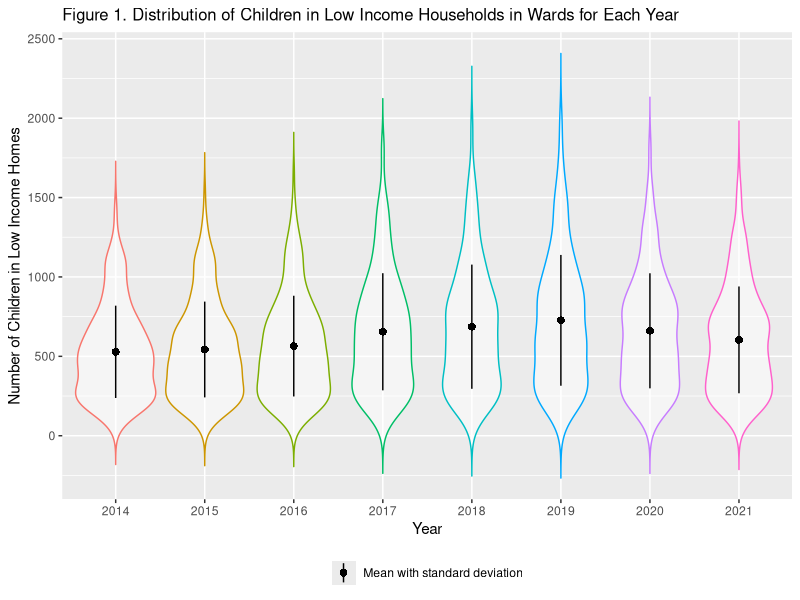
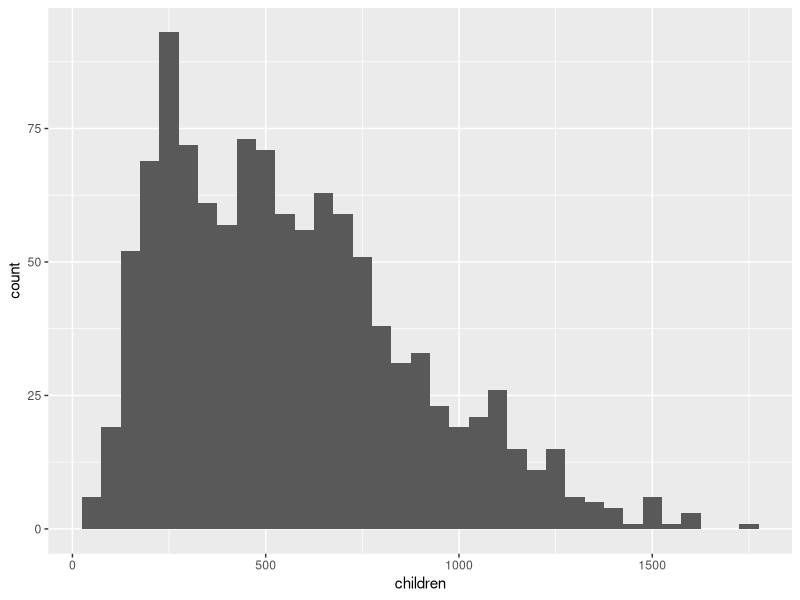
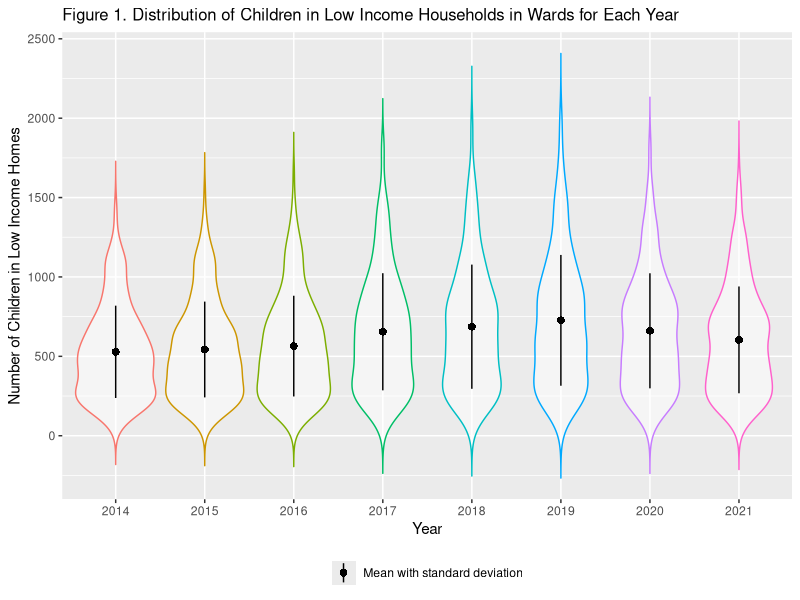

R code for these plots, in order:
## ---- chunk 1
library(tidyverse)
library(lubridate)
library(emmeans)
library(gridExtra)
options(width=100)
## ---- chunk 2
# Read the data of children in low income homes provided in csv format
children_low_income <- read_csv('children_low_income_data.csv')

# Group the data of children in low income homes by borough across all years and summarize them by showing average, standard deviation, minimum numbers, and maximum numbers
(children_low_income_by_borough <- children_low_income %>%
  group_by(Borough) %>%
  summarise(
    Average=floor(mean(children, na.rm=TRUE)),
    Standard_Deviation=floor(sd(children, na.rm=TRUE)),
    Minimum=min(children, na.rm=TRUE),
    Maximum=max(children, na.rm=TRUE)
    ) %>%
   knitr::kable(caption = "Table 1. Children in Low Income Households by Borough", align = "lcccc")
 )
## ---- chunk 3
# Filter and exclude the boroughs with unusual numbers
children_low_income_new <- children_low_income %>%
  group_by(year) %>%
  filter(!(Borough%in%c("City of London", "Kensington and Chelsea", "Kingston upon Thames", "Richmond upon Thames", "Westminster")))
## ---- chunk 4
# Check the type of data and find missing values in "children" column
str(children_low_income_new) 
summary(children_low_income_new)
## ---- chunk 5
# Change the "year" column to factor before creating distribution plot
children_low_income_new$year <- as.factor(children_low_income_new$year)
## ---- chunk 6
# Make the distribution plot for number of children in low income homes across all years using violin plot
ggplot(children_low_income_new, aes(x=year, y=children, fill=children)) +
  geom_violin(trim=FALSE, alpha = 0.5, aes(color=year)) +
  stat_summary(fun.data=mean_sdl, fun.args = list(mult=1), color="black", aes(shape="Mean with standard deviation")) +
  labs(x="Year", y="Number of Children in Low Income Homes", title = "Figure 1. Distribution of Children in Low Income Households in Wards for Each Year") +
  guides(col="none") + 
  theme(legend.position="bottom", legend.title=element_blank(), plot.title = element_text(size = 12))
## ---- chunk 7
# Filter the dataset to include only data in year 2014 and 2021
children_low_income_for_ttest <- filter(children_low_income_new, (year%in%c("2014","2021")))
## ---- chunk 8
# Use histogram to see if the distribution of the data is normal
ggplot(children_low_income_for_ttest) + geom_histogram(aes(children), binwidth=50)
## ---- chunk 9
# Perform t-test for data across all years
t.test(children~year, data=children_low_income_for_ttest)

# Conduct estimation approach
m_children_low_income_by_year <- lm(children~year, data=children_low_income_for_ttest)
m_children_low_income_by_year_emm <- emmeans(m_children_low_income_by_year, ~year)
m_children_low_income_by_year_contrast <- confint(pairs(m_children_low_income_by_year_emm))
m_children_low_income_by_year_contrast
## ---- chunk 10
(children_low_income_by_borough <- children_low_income %>%
  group_by(Borough) %>%
  summarise(
    Average=floor(mean(children, na.rm=TRUE)),
    Standard_Deviation=floor(sd(children, na.rm=TRUE)),
    Minimum=min(children, na.rm=TRUE),
    Maximum=max(children, na.rm=TRUE)
    ) %>%
   knitr::kable(caption = "Table 1. Children in Low Income Households by Borough", align = "lcccc")
 )
## ---- chunk 11
ggplot(children_low_income_new, aes(x=year, y=children, fill=children)) +
  geom_violin(trim=FALSE, alpha = 0.5, aes(color=year)) +
  stat_summary(fun.data=mean_sdl, fun.args = list(mult=1), color="black", aes(shape="Mean with standard deviation")) +
  labs(x="Year", y="Number of Children in Low Income Homes", title = "Figure 1. Distribution of Children in Low Income Households in Wards for Each Year") +
  guides(col="none") + 
  theme(legend.position="bottom", legend.title=element_blank(), plot.title = element_text(size = 12))
